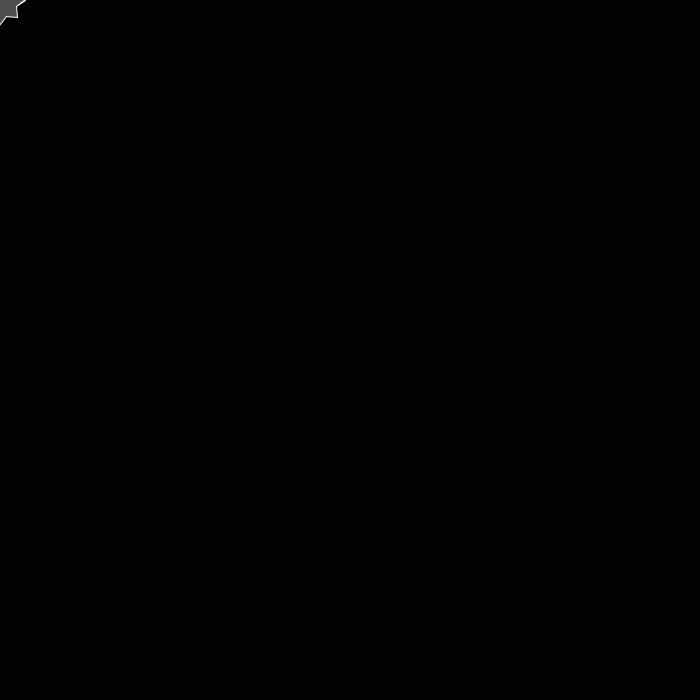
Frame 1 (no input)
Frame 60 (the mouse pressed at the canvas centre just before this capture): identical to frame 1, image omitted
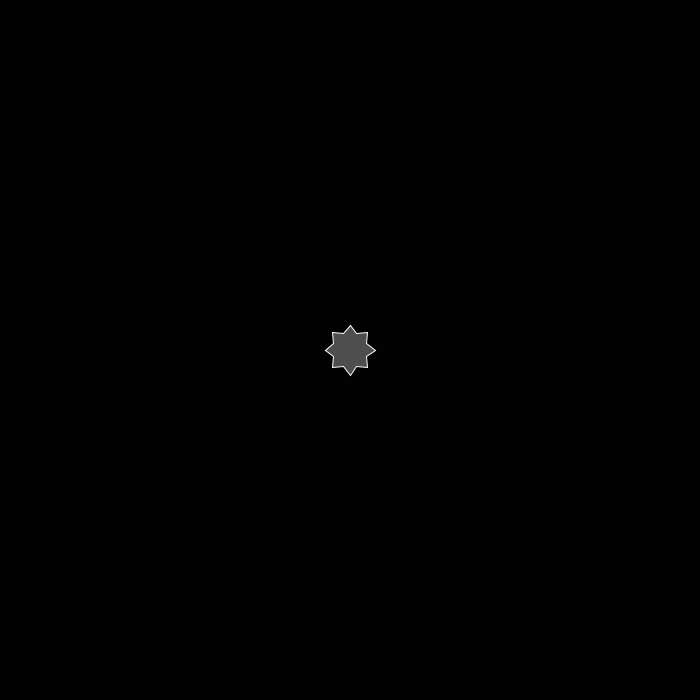
Frame 120 (the mouse held since frame 60 and released just before this capture)

The Processing sketch that drew these frames (run headless with seeded random() and noise(); from frame 60 on, the mouse is pressed at the canvas centre):

// Processing sketch: star
// ── star.pde
/*
Project STAR
Author:Otieno Maurice
---------------------------------------------------------------
Description: This program draws a star with grey fill and white stroke
             The  star function takes five parameters
             the x coordinate  of its center and y coordinates of its center - this are made to move with the mouse
             the inner radius of the star 
             the outer radius of the star
             the number of points in each star
            *trig functions cosine and sine are used to determine the radii
--------------------------------------------------------------
Contact:otienom@lafayette.edu
*/


int fillcolor = 100;                   // declare and initialize initial fill color
int strokecolor = 255;               // declare and initialize initial stroke color
int transparency = 200;                // declare and initialize transparency
float widthOfMandala = width/2;          // declare and initialize the diameter of the star
int  numberOfPoints= 8;              // number of points in each star of the mandala


void setup() {
  size(700, 700);}
  
 void  draw(){
  background(2);
  float outer_radius = widthOfMandala/2;               // outermost radius of the star
  float inner_radius = outer_radius *0.7;           // innermost radius of the star 
  star(mouseX,mouseY, inner_radius,outer_radius,numberOfPoints);
}

void star(float x, float y, float inR, float outR, int nPoint) { // star function header

  float rotateAngle = (2*PI)/nPoint;            // declare and initialize the angle for which you want to locate upper vertices
  float midAngle = rotateAngle/2;               //declare and initialize the offset angle for which you want to locate lower vertices

  beginShape();
  for (float currentAngle = 0; currentAngle <= (2*PI); currentAngle += rotateAngle) { // declare the current angle 
    float xpoint1 = x+ cos(currentAngle)*outR;            // x coordinate of first vertex
    float ypoint1 = y +sin(currentAngle)*outR;            // x coordinate of first vertex
    float xpoint2 = x+ cos(midAngle+currentAngle)*inR;    // x coordinate of second vertex
    float ypoint2 = y+sin (midAngle+currentAngle)*inR;    // y coordinate of second vertex


    fill(fillcolor, transparency);   // set the color 
    stroke(strokecolor);

    // draw  an edge of the star
    vertex(xpoint1, ypoint1);
    vertex(xpoint2, ypoint2);
  }
  endShape();
}
